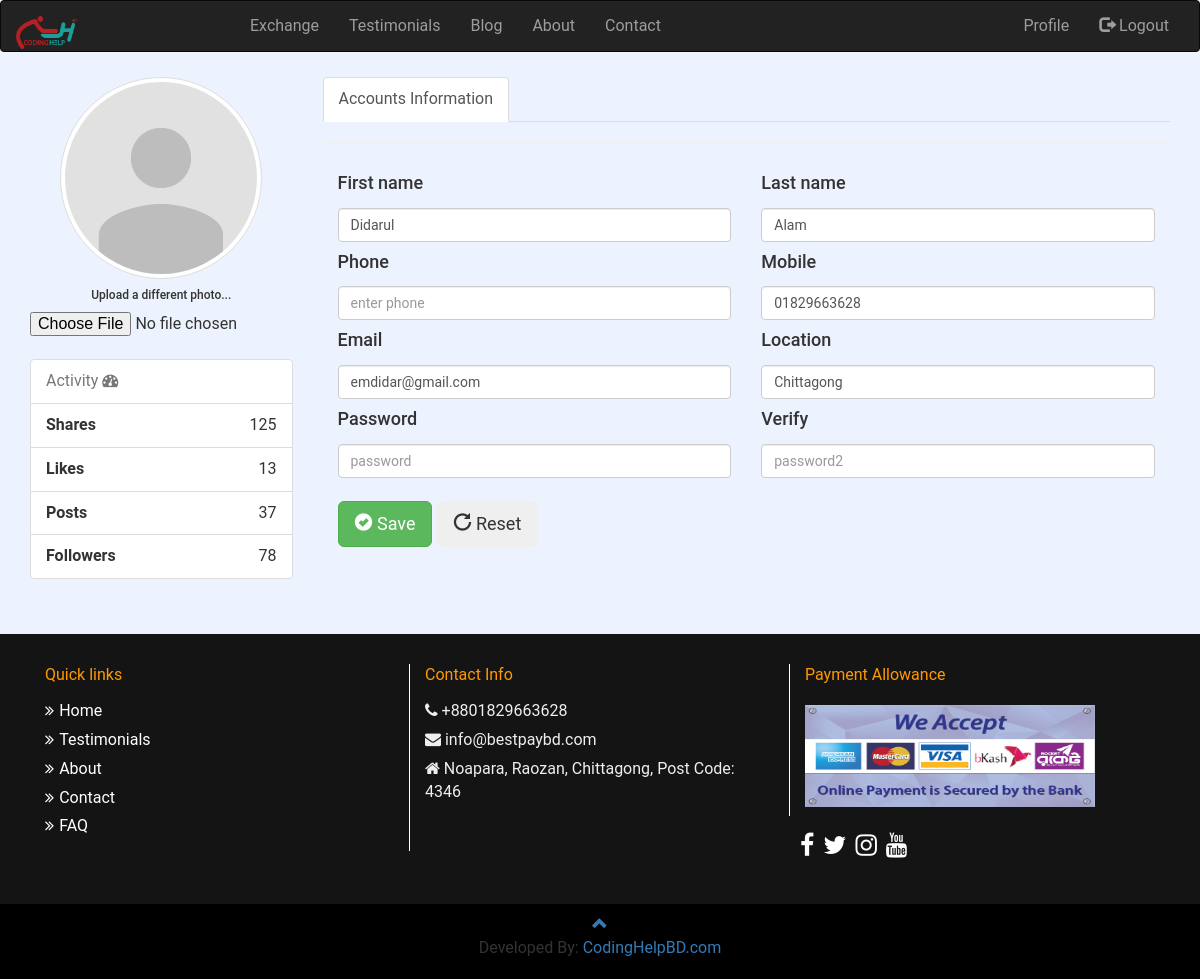
Screenshot of /profile.php (signed in) with the database file from the repository.
### tables this page shows
CREATE TABLE IF NOT EXISTS `tbuserinfo` (
  `userId` int(11) NOT NULL AUTO_INCREMENT,
  `userName` varchar(100) DEFAULT NULL,
  `email` varchar(100) DEFAULT NULL,
  `password` varchar(100) DEFAULT NULL,
  `firstName` varchar(100) DEFAULT NULL,
  `lastName` varchar(100) DEFAULT NULL,
  `mobile` varchar(100) DEFAULT NULL,
  `location` varchar(100) DEFAULT NULL,
  `image` varchar(100) DEFAULT '0.jpg',
  `phone` varchar(100) DEFAULT NULL,
  `verification` varchar(100) DEFAULT 'no',
  `verificationId` varchar(100) DEFAULT NULL,
  `status` varchar(100) DEFAULT 'active',
  PRIMARY KEY (`userId`),
  UNIQUE KEY `userName` (`userName`)
);

CREATE TABLE IF NOT EXISTS `tbcompanyinfo` (
  `autoId` int(11) NOT NULL AUTO_INCREMENT,
  `companyName` varchar(150) NOT NULL DEFAULT '',
  `email` varchar(150) NOT NULL DEFAULT '',
  `mobile` varchar(150) NOT NULL DEFAULT '',
  `officeAddress` varchar(150) NOT NULL DEFAULT '',
  PRIMARY KEY (`autoId`)
);

CREATE TABLE IF NOT EXISTS `tbsocialinfo` (
  `autoId` int(11) NOT NULL AUTO_INCREMENT,
  `youtube` varchar(150) DEFAULT NULL,
  `facebook` varchar(150) DEFAULT NULL,
  `twiter` varchar(150) DEFAULT NULL,
  `instagram` varchar(150) DEFAULT NULL,
  PRIMARY KEY (`autoId`)
);

### lib/Database.php (called while the page is built, shortened)
<?php
class Database{
	public $host   = DB_HOST;
	public $user   = DB_USER;
	public $pass   = DB_PASS;
	public $dbname = DB_NAME;
	public $link;
	private function connecDB()
	{
		$this->link = new mysqli($this->host, $this->user, $this->pass, $this->dbname);
        mysqli_query($this->link,"SET CHARACTER SET utf8");
        mysqli_query($this->link,"SET SESSION collation_connection ='utf8_general_ci'");
	}
	public function select($query)
	{
		$result = $this->link->query($query) or die ($this->link->error.__LINE__);
		if($result->num_rows > 0){
			return $result;
		}
		else{
			return false;
		}
	}
}
?>

### lib/Session.php (called while the page is built, shortened)
<?php
class Session{
    public static function get($key)
    {
        if(isset($_SESSION[$key]))
        {
            return $_SESSION[$key];
        }
        else
        {
            return false;
        }
    }
}
?>

### profile.php (the view, shortened to what this page needs)
<?php include 'inc/header.php';?>
<div class="clear">	</div>
<div class="container bootstrap snippet">
   <div class="row">
 		<div class="col-sm-3">
	<div class="text-center">
		<img src="assets/images/avatar.png" class="avatar img-circle img-thumbnail" alt="avatar">
		<h6>Upload a different photo...</h6>
		<input type="file" class="text-center center-block file-upload">
	</div><br>
         <ul class="list-group">
           <li class="list-group-item text-muted">Activity <i class="fa fa-dashboard fa-1x"></i></li>
           <li class="list-group-item text-right"><span class="pull-left"><strong>Shares</strong></span> 125</li>
           <li class="list-group-item text-right"><span class="pull-left"><strong>Likes</strong></span> 13</li>
           <li class="list-group-item text-right"><span class="pull-left"><strong>Posts</strong></span> 37</li>
           <li class="list-group-item text-right"><span class="pull-left"><strong>Followers</strong></span> 78</li>
         </ul>
       </div>
   	<div class="col-sm-9">
           <ul class="nav nav-tabs">
               <li class="active"><a data-toggle="tab" href="#home">Accounts Information</a></li>
             </ul>
         <div class="tab-content">
           <div class="tab-pane active" id="home">
               <hr>
			<?php
                   $id=Session::get('cmrId');
				$query="select userId,userName,email,password,firstName,lastName,mobile,location,image,phone,verification,verificationId,status
                           from tbuserinfo where userId='$id'";
				$selectData=$db->select($query);
				if($selectData)
				{
					while($result=$selectData->fetch_assoc())
					{
			?>
                 <form class="form" action="##" method="post" id="registrationForm">
                     <div class="form-group">
                         <div class="col-xs-6">
                             <label for="first_name"><h4>First name</h4></label>
                             <input type="text" value="<?php echo $result['firstName']; ?>" class="form-control" name="first_name" id="first_name" placeholder="first name" title="enter your first name if any.">
                         </div>
                     </div>
                     <div class="form-group">
                         <div class="col-xs-6">
                           <label for="last_name"><h4>Last name</h4></label>
                             <input type="text" value="<?php echo $result['lastName']; ?>" class="form-control" name="last_name" id="last_name" placeholder="last name" title="enter your last name if any.">
                         </div>
                     </div>
                     <div class="form-group">
                         <div class="col-xs-6">
                             <label for="phone"><h4>Phone</h4></label>
                             <input type="text" value="<?php echo $result['phone']; ?>" class="form-control" name="phone" id="phone" placeholder="enter phone" title="enter your phone number if any.">
                         </div>
                     </div>
                     <div class="form-group">
                         <div class="col-xs-6">
                            <label for="mobile"><h4>Mobile</h4></label>
                             <input type="text" value="<?php echo $result['mobile']; ?>" class="form-control" name="mobile" id="mobile" placeholder="enter mobile number" title="enter your mobile number if any.">
                         </div>
                     </div>
                     <div class="form-group">
                         <div class="col-xs-6">
                             <label for="email"><h4>Email</h4></label>
                             <input type="email" value="<?php echo $result['email']; ?>" class="form-control" name="email" id="email" placeholder="you@email.com" title="enter your email.">
                         </div>
                     </div>
                     <div class="form-group">
                         <div class="col-xs-6">
                             <label for="email"><h4>Location</h4></label>
                             <input type="email"  value="<?php echo $result['location']; ?>" class="form-control" id="location" placeholder="somewhere" title="enter a location">
                         </div>
                     </div>
                     <div class="form-group">
                         <div class="col-xs-6">
                             <label for="password"><h4>Password</h4></label>
                             <input type="password" class="form-control" name="password" id="password" placeholder="password" title="enter your password.">
                         </div>
                     </div>
                     <div class="form-group">
                         <div class="col-xs-6">
                           <label for="password2"><h4>Verify</h4></label>
                             <input type="password" class="form-control" name="password2" id="password2" placeholder="password2" title="enter your password2.">
                         </div>
                     </div>
                     <div class="form-group">
                          <div class="col-xs-12">
                               <br>
                             	<button class="btn btn-lg btn-success" type="submit"><i class="glyphicon glyphicon-ok-sign"></i> Save</button>
                              	<button class="btn btn-lg" type="reset"><i class="glyphicon glyphicon-repeat"></i> Reset</button>
                           </div>
                     </div>
             	</form>
             	<?php
					}
				}
			?>
            </div>
             </div>
         </div>
       </div>
       </div>
	<div class="clear">	</div>
<?php include 'inc/footer.php';?>

### inc/footer.php (shortened to what this page needs)
		<div class="clear"></div>
		<section id="footer">
		<div class="container-fluid">
			<div class="row">
			<div class="container">
				<div class="col-xs-12 col-sm-12 col-md-4 col-lg-4 footerRightBorder">
					<p class="headerText">Quick links</p>
					<ul class="list-unstyled quick-links">
						<li><a href="index.php"><i class="fa fa-angle-double-right"></i>Home</a></li>
						<li><a href="testimonials.php"><i class="fa fa-angle-double-right"></i>Testimonials</a></li>
						<li><a href="about.php"><i class="fa fa-angle-double-right"></i>About</a></li>
						<li><a href="contact.php"><i class="fa fa-angle-double-right"></i>Contact</a></li>
						<li><a href="faq.php"><i class="fa fa-angle-double-right"></i>FAQ</a></li>
					</ul>
				</div>
				<div class="col-xs-12 col-sm-12 col-md-4 col-lg-4 footerRightBorder">
					<p class="headerText">Contact Info</p>
					<ul class="list-unstyled quick-links" style="color: #eeeeee;">
					<?php
						$query="select companyName,email,mobile,officeAddress from tbcompanyinfo";
						$selectData=$db->select($query);
						if($selectData)
						{
							while($result=$selectData->fetch_assoc())
							{
						?>
							<li><i class="fa fa-phone"></i> <?php echo $result['mobile']; ?></li>
							<li><i class="fa fa-envelope"></i> <?php echo $result['email']; ?></li>
							<li><i class="fa fa-home"></i> <?php echo $result['officeAddress']; ?></li>
					   <?php
						}
						}
					?>
					</ul>
				</div>
				<div class="col-xs-12 col-sm-12 col-md-4 col-lg-4">
					<p class="headerText">Payment Allowance</p>
					<img style="height:110px; width:290px;padding-top:8px;padding-right3px;" src="assets/images/cardpay.jpg" alt="Payment">
					<br>
					<br>
					<?php
						$query="select youtube,facebook,twiter,instagram from tbsocialinfo";
						$selectData=$db->select($query);
						if($selectData)
						{
							while($result=$selectData->fetch_assoc())
							{
						?>
						<ul class="list-unstyled list-inline social">
							<li class="list-inline-item"><a href="<?php echo $result['facebook']; ?>" target="_blank"><i class="fa fa-facebook"></i></a></li>
							<li class="list-inline-item"><a href="<?php echo $result['twiter']; ?>" target="_blank"><i class="fa fa-twitter"></i></a></li>
							<li class="list-inline-item"><a href="<?php echo $result['instagram']; ?>" target="_blank"><i class="fa fa-instagram"></i></a></li>
							<li class="list-inline-item"><a href="<?php echo $result['youtube']; ?>" target="_blank"><i class="fa fa-youtube"></i></a></li>
						</ul>
					<?php
						}
						}
					?>
				</div>
				</div>
			</div>
		</div>
		</section>
		<footer class="container-fluid text-center">
	  		<a href="#myPage" title="To Top">
				<span class="glyphicon glyphicon-chevron-up"></span>
			</a>
		  	<p>Developed By: <a href="http://www.codinghelpbd.com">CodingHelpBD.com</a></p>
		</footer>
	</body>
</html>

### rows the page displays
tbuserinfo: first_name "Didarul", last_name "Alam", mobile "01829663628", email "emdidar@gmail.com", location "Chittagong"
tbcompanyinfo: mobile "+8801829663628", email "info@bestpaybd.com", officeAddress "Noapara, Raozan, Chittagong, Post Code: 4346"
